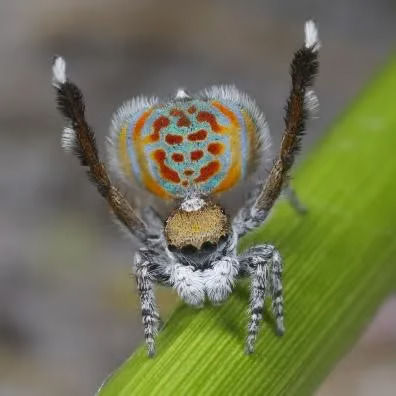
#> input picture assignment6/EdgeDetection/input/image1.jpg, 396 x 396 px, found by its file name
$ python main.py
#> lines starting #> are read from the running program, lines starting #| are printed output that depends on the picture
import cv2
import numpy as np


def calculate_average(image, type_image="spider",
                      vertical_filter=None,
                      horizontal_filter=None,
                      kernel_filter=None):
    rows, cols = image.shape
    result = np.zeros((rows, cols), np.uint8)
    for i in range(1, rows - 1):
        for j in range(1, cols - 1):
            small = image[i - 1:i + 2, j - 1:j + 2]
            if type_image == "spider":
                avg = np.sum(horizontal_filter * small)
                avg2 = np.sum(vertical_filter * small)
                average = np.sqrt(pow(avg, 2.0) + pow(avg2, 2.0))
            elif type_image == "lion":
                average = np.abs(np.sum(kernel_filter * small))
            result[i, j] = average
    return result


spider_image = cv2.imread('input\\image1.jpg', cv2.IMREAD_GRAYSCALE)
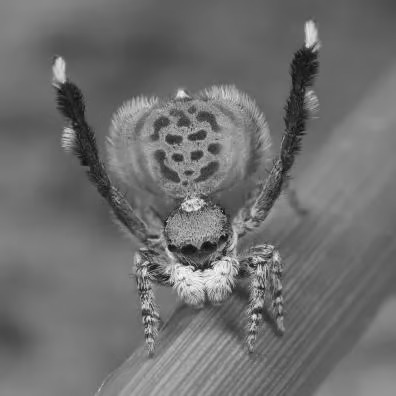
#> spider_image: shape (396, 396); min 10, max 255, mean 110.7
lion_image = cv2.imread('input\\image2.jpg', cv2.IMREAD_GRAYSCALE)
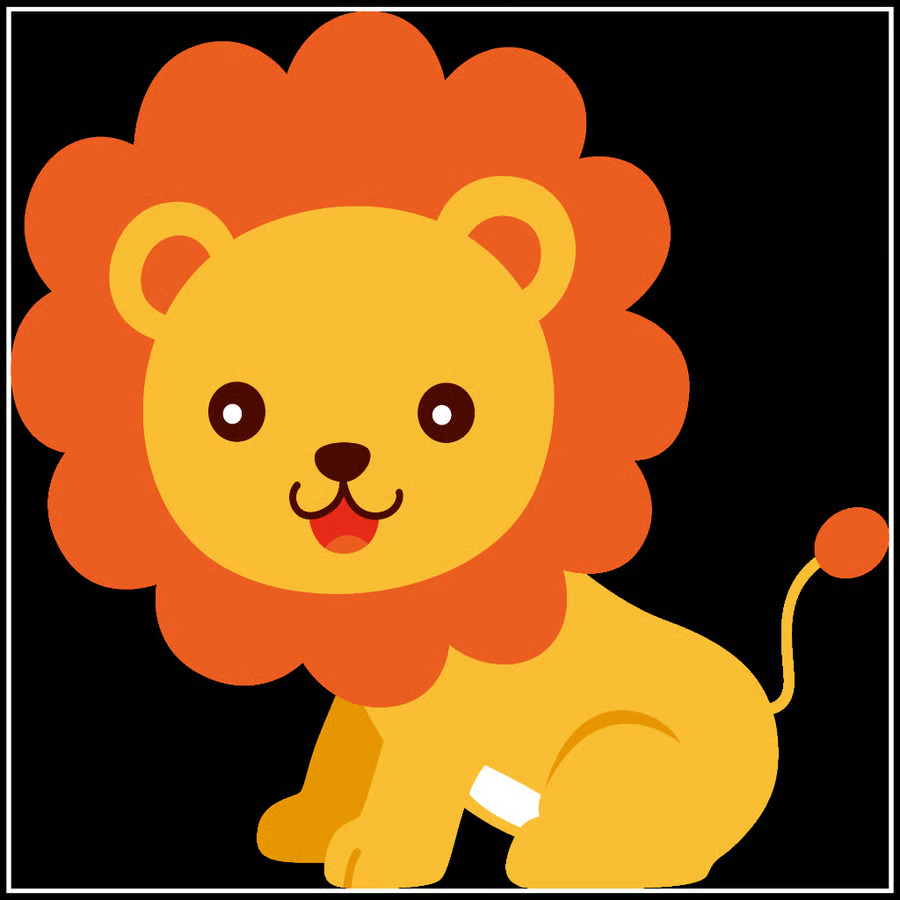
#> input picture assignment6/EdgeDetection/input/image2.jpg, 900 x 900 px, found by its file name
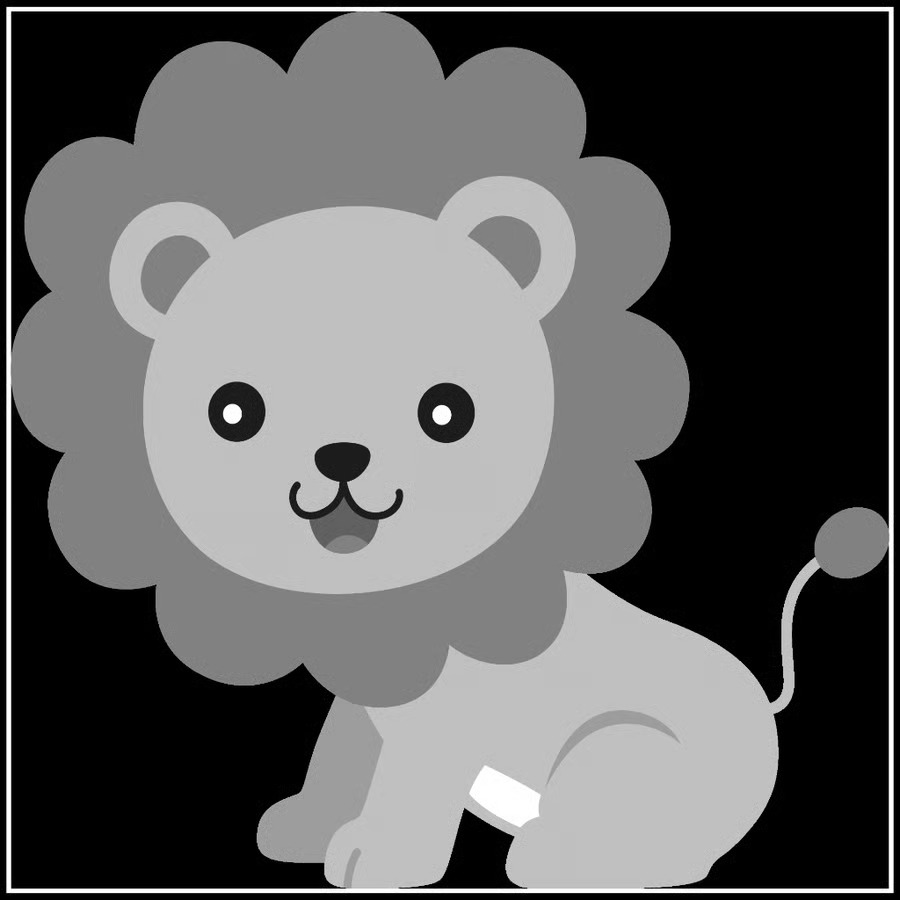
#> lion_image: shape (900, 900); min 0, max 255, mean 96

kernel = np.array([
    [-1, -1, -1],
    [-1, 8, -1],
    [-1, -1, -1]
])

horizontal_filter = np.array([[-1, 0, 1],
                              [-1, 0, 1],
                              [-1, 0, 1]])

vertical_filter = np.array([[-1, -1, -1],
                            [0, 0, 0],
                            [1, 1, 1]])

lion = calculate_average(lion_image, type_image="lion", kernel_filter=kernel)
#> after the loop in calculate_average, `for i in range(1, rows - 1):`:
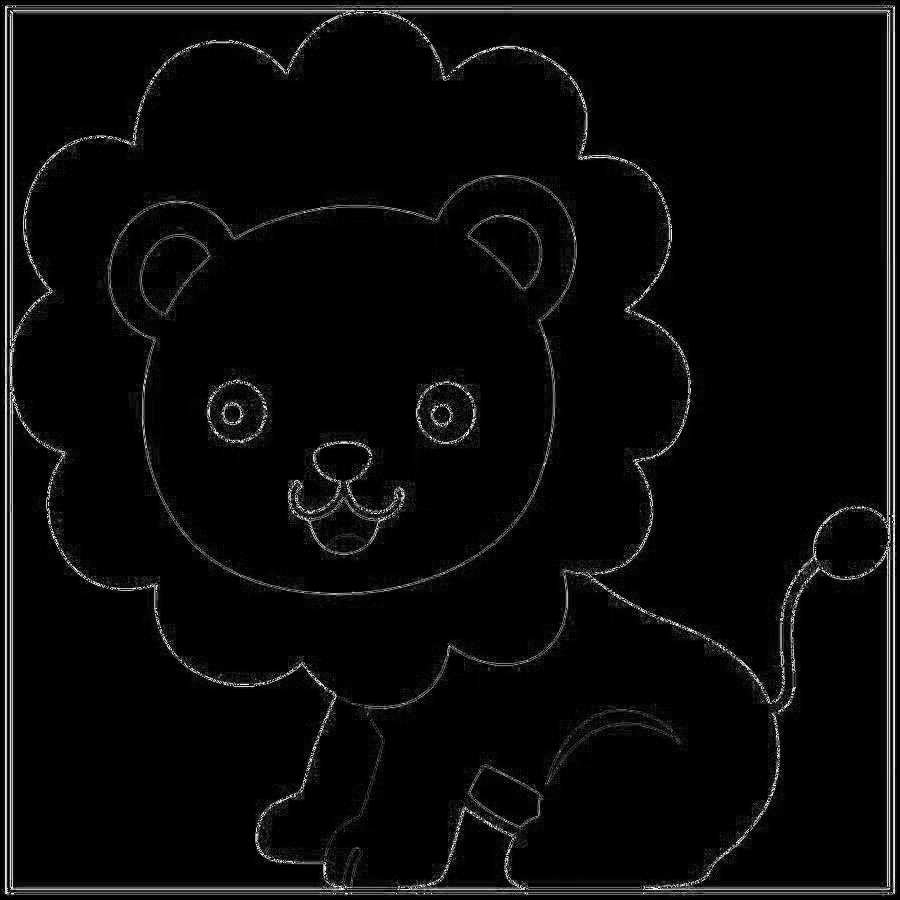
#> result: shape (900, 900); min 0, max 255, mean 9
spider = calculate_average(spider_image, type_image="spider", vertical_filter=vertical_filter,
                           horizontal_filter=horizontal_filter)
#> call 2 of calculate_average, with type_image = 'spider', vertical_filter = array of shape (3, 3), horizontal_filter = array of shape (3, 3)
#> after the loop in calculate_average (call 2), `for i in range(1, rows - 1):`:
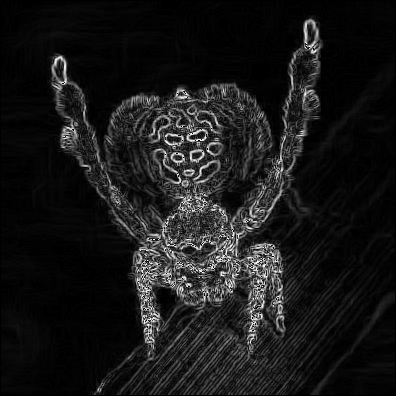
#> result: shape (396, 396); min 0, max 255, mean 24.4

cv2.imwrite('output\\lion.png', lion)
cv2.imwrite('output\\spider.png', spider)
# cv2.imshow('image', spider)
# cv2.waitKey(0)
# cv2.destroyAllWindows()
